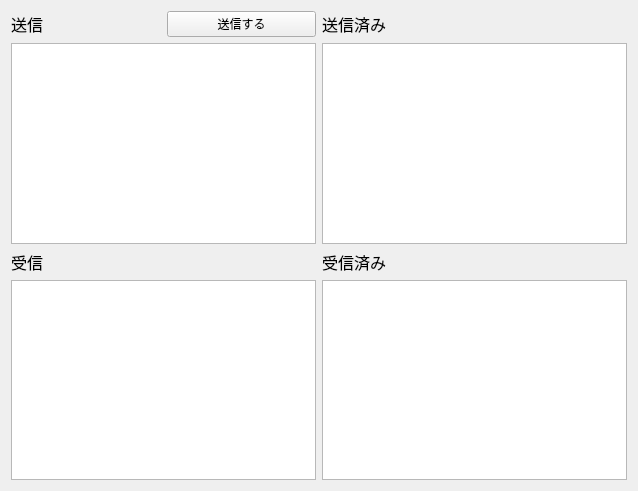
<?xml version="1.0" encoding="UTF-8"?>
<ui version="4.0">
 <class>ConsoleTab</class>
 <widget class="QWidget" name="ConsoleTab">
  <property name="geometry">
   <rect>
    <x>0</x>
    <y>0</y>
    <width>638</width>
    <height>491</height>
   </rect>
  </property>
  <property name="windowTitle">
   <string>Form</string>
  </property>
  <layout class="QGridLayout" name="gridLayout">
   <item row="1" column="0">
    <layout class="QGridLayout" name="gridLayout_2">
     <item row="1" column="0">
      <widget class="HexTextEdit" name="hexTextEdit_Send">
       <property name="font">
        <font>
         <pointsize>12</pointsize>
        </font>
       </property>
      </widget>
     </item>
     <item row="0" column="2">
      <widget class="QLabel" name="label_Sent">
       <property name="font">
        <font>
         <pointsize>12</pointsize>
        </font>
       </property>
       <property name="text">
        <string>送信済み</string>
       </property>
      </widget>
     </item>
     <item row="5" column="0">
      <widget class="HexTextEdit" name="hexTextEdit_Receive">
       <property name="font">
        <font>
         <pointsize>12</pointsize>
        </font>
       </property>
       <property name="readOnly">
        <bool>true</bool>
       </property>
      </widget>
     </item>
     <item row="1" column="2">
      <widget class="QTextEdit" name="hexTextEdit_Sent">
       <property name="font">
        <font>
         <pointsize>12</pointsize>
        </font>
       </property>
       <property name="readOnly">
        <bool>true</bool>
       </property>
      </widget>
     </item>
     <item row="3" column="0">
      <widget class="QLabel" name="label_Receive">
       <property name="font">
        <font>
         <pointsize>12</pointsize>
        </font>
       </property>
       <property name="text">
        <string>受信</string>
       </property>
      </widget>
     </item>
     <item row="5" column="2">
      <widget class="QTextEdit" name="hexTextEdit_Received">
       <property name="font">
        <font>
         <pointsize>12</pointsize>
        </font>
       </property>
       <property name="readOnly">
        <bool>true</bool>
       </property>
      </widget>
     </item>
     <item row="3" column="2">
      <widget class="QLabel" name="label_Received">
       <property name="font">
        <font>
         <pointsize>12</pointsize>
        </font>
       </property>
       <property name="text">
        <string>受信済み</string>
       </property>
      </widget>
     </item>
     <item row="0" column="0">
      <layout class="QHBoxLayout" name="horizontalLayout">
       <item>
        <widget class="QLabel" name="label_Send">
         <property name="font">
          <font>
           <pointsize>12</pointsize>
          </font>
         </property>
         <property name="text">
          <string>送信</string>
         </property>
        </widget>
       </item>
       <item>
        <widget class="QPushButton" name="pushButton_Send">
         <property name="text">
          <string>送信する</string>
         </property>
        </widget>
       </item>
      </layout>
     </item>
    </layout>
   </item>
  </layout>
 </widget>
 <customwidgets>
  <customwidget>
   <class>HexTextEdit</class>
   <extends>QTextEdit</extends>
   <header>hextextedit.h</header>
  </customwidget>
 </customwidgets>
 <resources/>
 <connections/>
</ui>
